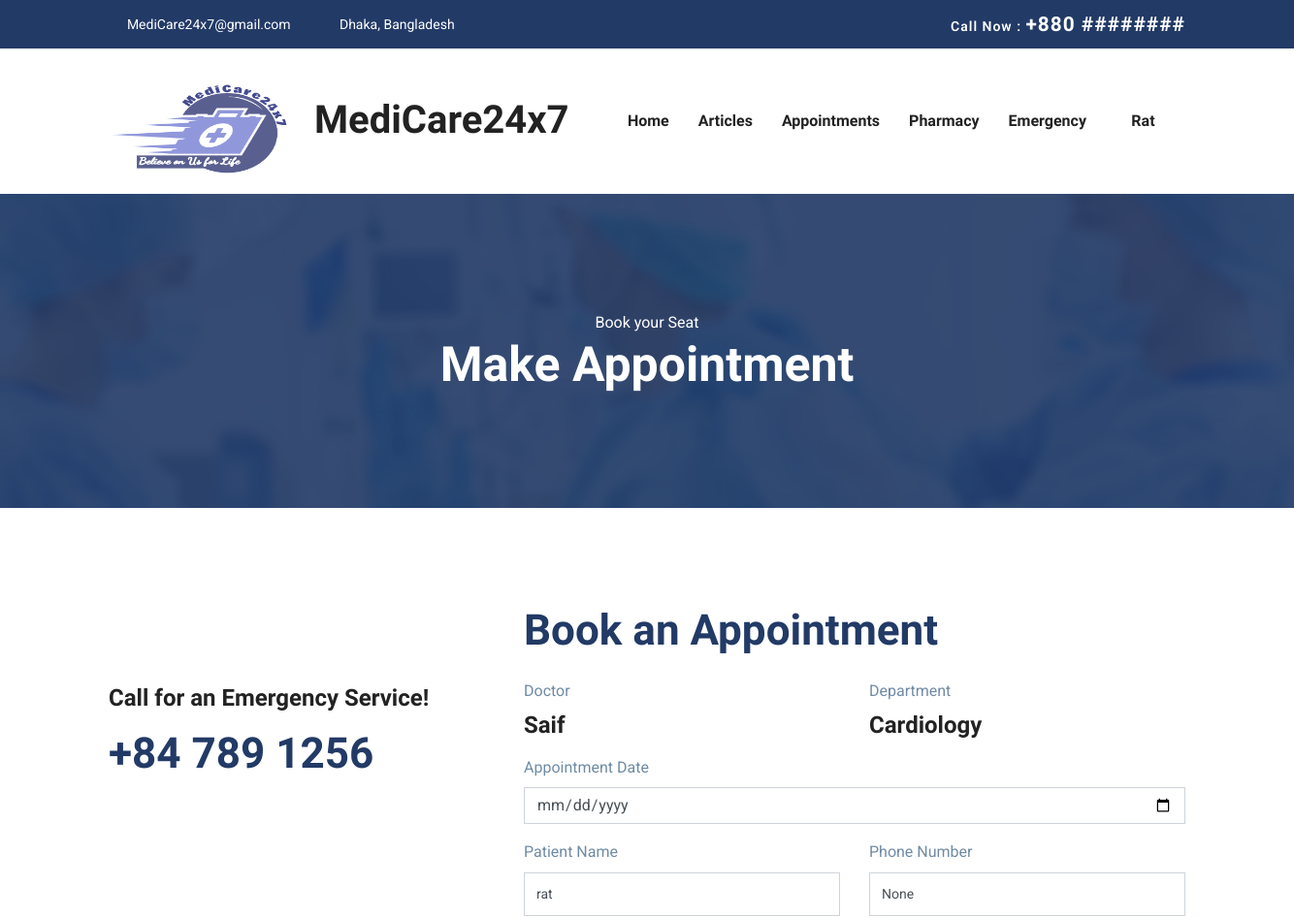
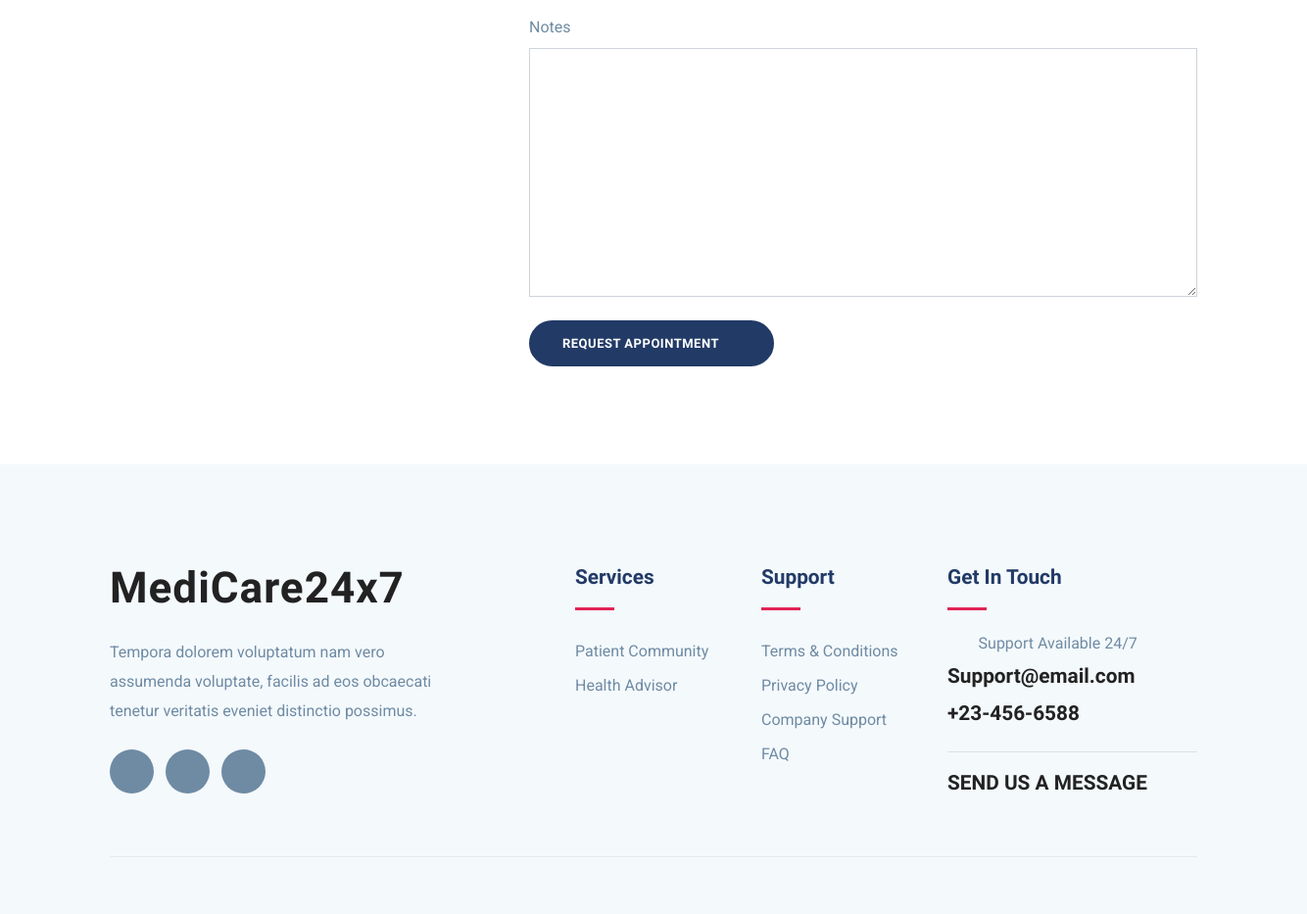
The page /make-appointment/6 (signed in) on the database its author committed (2 pictures, top to bottom).
### accounts/models.py (models this page shows, shortened)
class UserModel(AbstractBaseUser, PermissionsMixin):
    email = models.EmailField(max_length=255, unique=True)  # Email
    name = models.CharField(max_length=255)  # Name
    is_patient = models.BooleanField(default=False)  # True if patient
    is_doctor = models.BooleanField(default=False)  # True if doctor
    is_active = models.BooleanField(default=True)  # True if active
    is_staff = models.BooleanField(default=False)
    is_admin = models.BooleanField(default=False)
    is_superuser = models.BooleanField(default=False)
    date_joined = models.DateTimeField(auto_now_add=True)
    USERNAME_FIELD = 'email'
    REQUIRED_FIELDS = ['name']  # Email & Password are required by default.
    objects = MyUserManager()  # User manager for the User Model
    def __str__(self):
        return self.email

class DoctorModel(models.Model):
    SpecializationModel= [
        ('Cardiology', 'Cardiology'),
        ('Dentistry', 'Dentistry'),
        ('Dermatology', 'Dermatology'),
        ('Endocrinology', 'Endocrinology'),
        ('Gastroenterology', 'Gastroenterology'),
        ('General Surgery', 'General Surgery'),
    ]
    user = models.OneToOneField(UserModel, on_delete=models.CASCADE)
    bio = models.TextField(null=True, blank=True)
    image = models.ImageField(null=True, blank=True)
    gender = models.CharField(max_length=10, choices=GENDER_CHOICES, null=True, blank=True)
    blood_group = models.CharField(max_length=10, choices=BLOOD_GROUP_CHOICES, null=True, blank=True)
    date_of_birth = models.DateField(null=True, blank=True)
    phone = models.CharField(max_length=15, null=True, blank=True)
    NID = models.CharField(max_length=50, null=True, blank=True)
    specialization = models.CharField(max_length=20, choices=SpecializationModel, null=True, blank=True)
    BMDC_regNo = models.CharField(max_length=100, null=True, blank=True)
    last_donation = models.DateField(null=True, blank=True)

class PatientModel(models.Model):
    user = models.OneToOneField(UserModel, on_delete=models.CASCADE)
    image = models.ImageField(null=True, blank=True)  # Patient Profile Picture
    gender = models.CharField(max_length=10, choices=GENDER_CHOICES, null=True, blank=True)
    blood_group = models.CharField(max_length=10, choices=BLOOD_GROUP_CHOICES, null=True, blank=True)
    height = models.DecimalField(decimal_places=2, max_digits=4, null=True, blank=True)
    weight = models.IntegerField(null=True, blank=True)
    date_of_birth = models.DateField(null=True, blank=True)
    phone = models.CharField(max_length=15, null=True, blank=True)
    address = models.TextField(max_length=100, null=True, blank=True)
    last_donation = models.DateField(null=True, blank=True)

### appointment/views.py (the view, shortened to what this page needs)
# urls.py: path('make-appointment/<int:pk>', make_appointment_view, name='make-appointment'),
@login_required(login_url='login')
def make_appointment_view(request,pk):
    doctor = DoctorModel.objects.get(user=UserModel.objects.get(id=pk)) # get doctor object
    patient = PatientModel.objects.get(user=request.user) # get patient object
    form = PatientAppointmentForm() # empty form
    context={
        'form':form,
        'doctor':doctor,
        'patient':patient,
    }
    return render(request, 'appointment/make-appointment.html',context)

### appointment/forms.py
class PatientAppointmentForm(ModelForm):
    date = forms.DateField(widget=forms.DateInput(attrs={'type': 'date'}))
    class Meta:
        model = AppointmentModel
        fields = '__all__'
        exclude = ['patient', 'doctor', 'time', 'meet_link', 'department', 'is_accepted', 'is_canceled', 'is_complete',
                   'date_created']

### templates/appointment/make-appointment.html (shortened to what this page needs)
{% extends "base.html" %}
{% load static %}
{% load widget_tweaks %}
{% block content %}
<section class="page-title bg-1">
    <div class="container">
        <div class="row">
            <div class="col-md-12">
                <div class="block text-center">
                    <span class="text-white">Book your Seat</span>
                    <h1 class="text-capitalize mb-5 text-lg">Make Appointment</h1>
                </div>
            </div>
        </div>
    </div>
</section>
<section class="appoinment section">
    <div class="container">
        <div class="row">
            <div class="col-lg-4">
                <div class="mt-3">
                    <div class="feature-icon mb-3">
                        <i class="icofont-support text-lg"></i>
                    </div>
                    <span class="h3">Call for an Emergency Service!</span>
                    <h2 class="text-color mt-3">+84 789 1256 </h2>
                </div>
            </div>
            <div class="col-lg-8">
                <div class="appoinment-wrap mt-5 mt-lg-0 pl-lg-5">
                    <h2 class="mb-2 title-color">Book an Appointment</h2>
                    <form method="post">
                        <div class="row">
                            <div class="col-lg-6">
                                <div class="form-group">
                                    <label>Doctor</label>
                                    <h3>{{ doctor.user.name }}</h3>
                                </div>
                            </div>
                            <div class="col-lg-6">
                                <div class="form-group">
                                    <label>Department</label>
                                    <h3>{{ doctor.specialization }}</h3>
                                </div>
                            </div>
                        </div>
                        <div class="row">
                            <div class="col-lg-12">
                                <div class="form-group">
                                    <label>Appointment Date</label>
                                    {{ form.date|add_class:"form-control" }}
                                </div>
                            </div>
                        </div>
                        <div class="row">
                            <div class="col-lg-6">
                                <div class="form-group">
                                    <label>Patient Name</label>
                                    <input type="text" class="form-control" placeholder="Full Name"
                                           value="{{ patient.user.name }}">
                                </div>
                            </div>
                            <div class="col-lg-6">
                                <div class="form-group">
                                    <label>Phone Number</label>
                                    <input type="text" class="form-control" placeholder="Phone Number"
                                           value="{{ patient.phone }}">
                                </div>
                            </div>
                        </div>
                        <div class="form-group-2 mb-4">
                            <label>Notes</label>
                            {{ form.notes|add_class:"form-control" }}
                        </div>
                        <button class="btn btn-main btn-round-full">
                            Request Appointment <i class="icofont-simple-right ml-2"></i>
                        </button>
                    </form>
                </div>
            </div>
        </div>
    </div>
</section>
{% endblock %}

### templates/navbar.html (shortened to what this page needs)
{% load static %}
<nav class="navbar navbar-expand-lg navigation" id="navbar">
    <div class="container">
        <a class="navbar-brand" href="{% url 'home' %}">
            <h1><img src="{% static 'images/logo1.png' %}" alt="" class="img-fluid" style="width: 212px ;height: 106px;">MediCare24x7</h1>
        </a>
        <div class="collapse navbar-collapse" id="navbarmain">
            <ul class="navbar-nav ml-auto">
                <li class="nav-item active">
                    <a class="nav-link" href="{% url 'home' %}">Home</a>
                </li>
                <li class="nav-item"><a class="nav-link" href="#">Articles</a></li>
                {% if request.user.is_authenticated and request.user.is_doctor %}
                <li class="nav-item">
                    <a class="nav-link" href="{%url 'doctor-all-appointments'%}">Appointments</a>
                </li>
                <li class="nav-item">
                    <a class="nav-link" href="{%url 'heart-risk'%}">Test Prediction</a>
                </li>
                {% elif request.user.is_authenticated and request.user.is_patient %}
                <li class="nav-item">
                    <a class="nav-link" href="{%url 'patient-all-appointments'%}">Appointments</a>
                </li>
                <li class="nav-item">
                    <a class="nav-link" href="{% url 'pharmacy-home' %}">Pharmacy</a>
                </li>
                {% endif %}
                {% if request.user.is_authenticated %}
                <li class="nav-item dropdown">
                    <a class="nav-link dropdown-toggle" href="" id="dropdown02"
                       data-toggle="dropdown" aria-haspopup="true" aria-expanded="false">Emergency <i
                            class="icofont-thin-down"></i></a>
                            Others Blood Request</a></li>
                    </ul>
                {% endif %}
                {% if request.user.is_authenticated %}
                <li class="nav-item dropdown">
                    <a class="nav-link dropdown-toggle" href="#" id="dropdown03" data-toggle="dropdown"
                       aria-haspopup="true" aria-expanded="false">{{ request.user.name }} <i
                            class="icofont-thin-down"></i></a>
                </li>
                {% endif %}
        </div>
    </div>
</nav>

### static-files/css/style.css (style rules this page uses)
html { overflow-x: hidden; }
body { line-height: 1.6; font-family: "Roboto", sans-serif; -webkit-font-smoothing: antialiased; font-size: 16px; color: #6F8BA4; font-weight: 400; }
h1, .h1, h2, .h2, h3, .h3, h4, .h4, h5, .h5, h6, .h6 { font-family: "Exo", sans-serif; font-weight: 700; color: #222; }
h1, .h1 { font-size: 2.5rem; }
h2, .h2 { font-size: 44px; }
h3, .h3 { font-size: 1.5rem; }
input[type="email"], input[type="password"], input[type="text"], input[type="tel"] { box-shadow: none; height: 45px; outline: none; font-size: 14px; }
.form-control { box-shadow: none; border-radius: 0; }
.btn { display: inline-block; font-size: 14px; font-size: 0.8125rem; font-weight: 700; letter-spacing: .5px; padding: .75rem 2rem; font-family: "Exo", sans-serif; text-transform: uppercase; border-radius: 5px; border: 2px solid transparent; transition: all .35s ease; }
.btn-main { background: #223a66; color: #fff; border-color: #223a66; }
.btn-round-full { border-radius: 50px; }
.section { padding: 100px 0; }
.text-lg { font-size: 3.75rem; }
a { color: #222; text-decoration: none; transition: all .35s ease; }
.page-title { padding: 120px 0px 70px 0px; position: relative; }
.page-title .block h1 { color: #fff; }
.title-color { color: #223a66; }
.text-lg { font-size: 50px; }
#navbarmain { padding: 20px 0px; }
#navbarmain .nav-link { font-weight: 600; padding: 10px 15px; color: #222; font-family: "Exo", sans-serif; text-transform: capitalize; font-size: 16px; transition: all .25s ease; }
.dropdown-toggle::after { display: none; }
.navbar-brand { margin-top: 10px; }
.bg-1 { background: url("../images/bg/22.jpg") no-repeat 50% 50%; background-size: cover; position: relative; }
.text-color { color: #223a66; }

### rows shown on the page
UserModel: user.name "Rat"
DoctorModel: user.name "Saif", specialization "Cardiology"
PatientModel: user.name "rat", phone "None"
